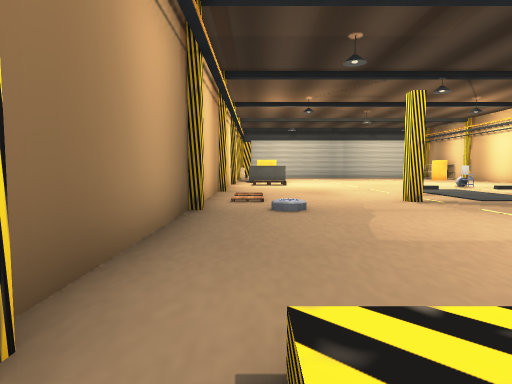
View 1 (above)

13 first-person views from a walk through a scene from a Unity 3-D project. The camera is 1.5 m above the floor, tilts 4° down and sees 75° across. The floor is counted in squares, 2 m on a side. Each view is taken from the middle of a square. On the plan, view 1 faces up. The plan holds only what a view shows up to about 11 squares ahead; the rest is blank. The place goes on beyond the plan. The player character is not drawn. Some surface patterns are stand-ins.

View 2
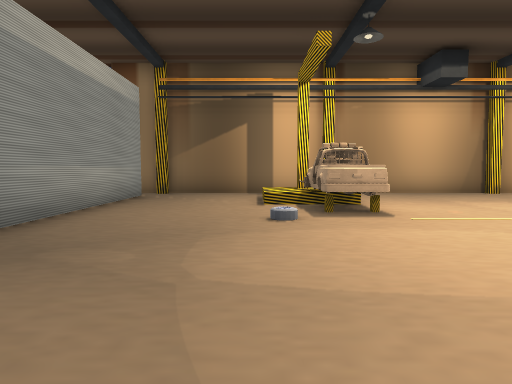

View 3
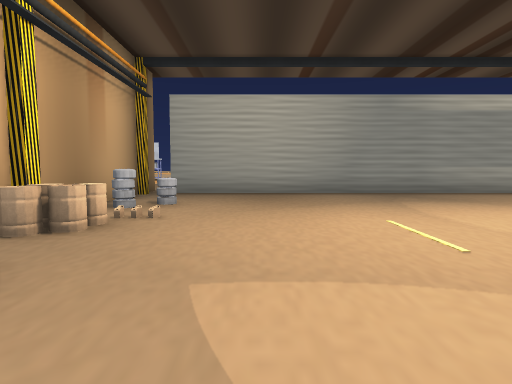

View 4
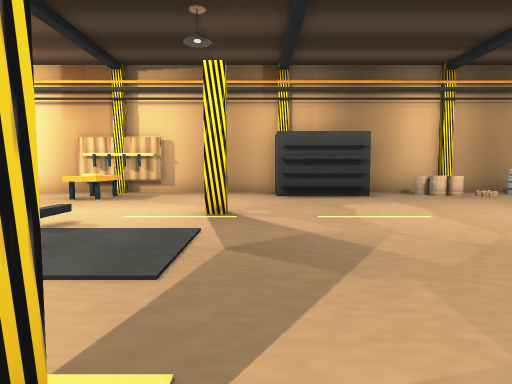

View 5
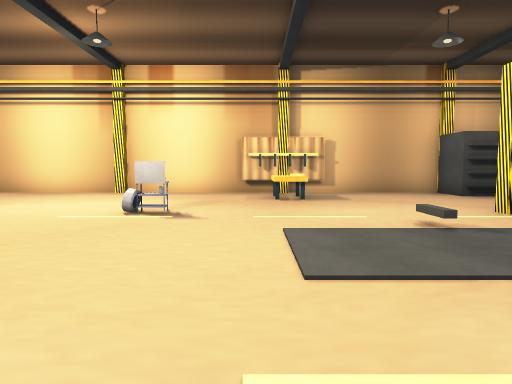

View 6
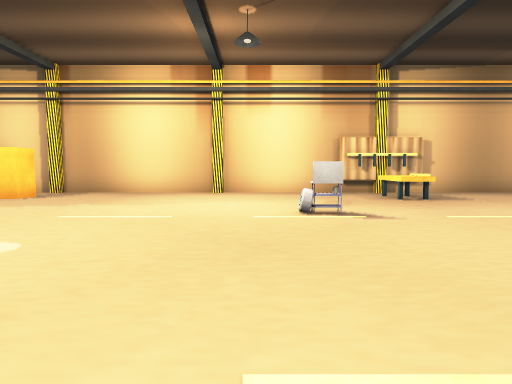

View 7
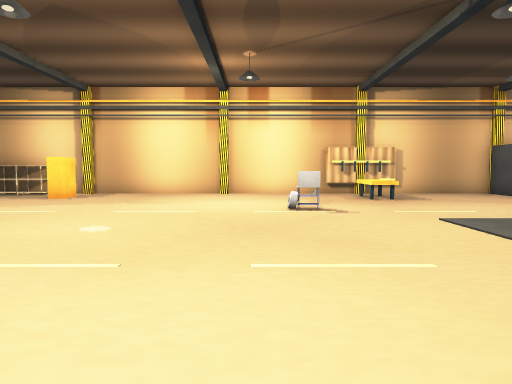

View 8
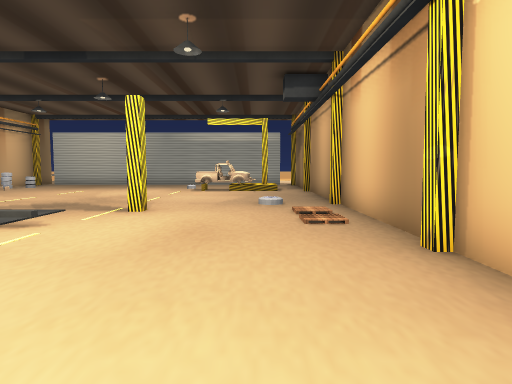

View 9
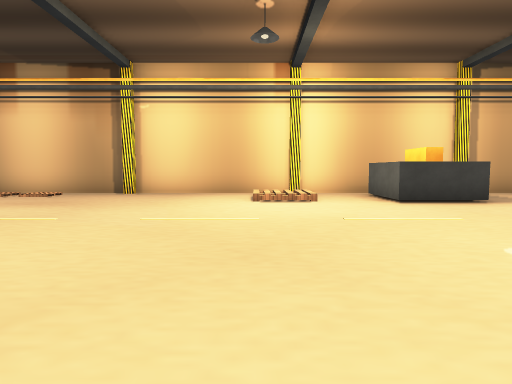

View 10
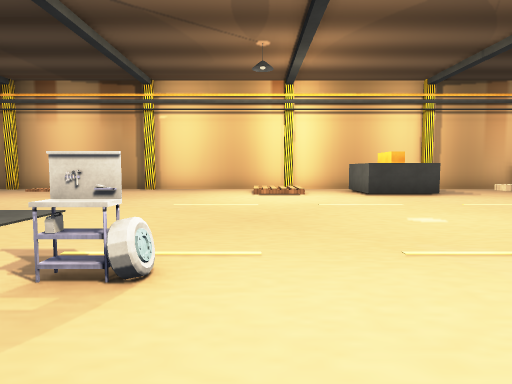

View 11
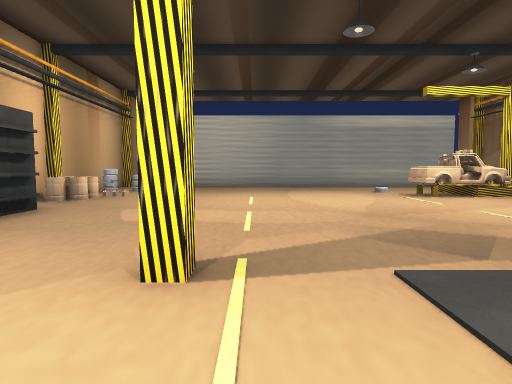

View 12
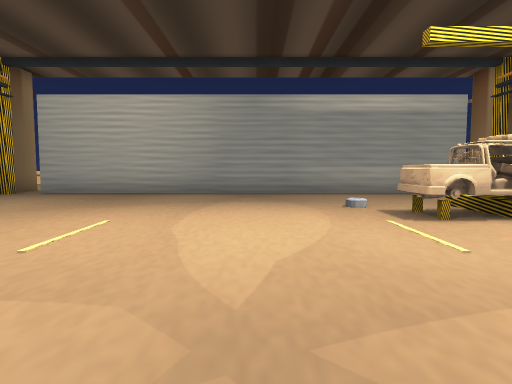

View 13
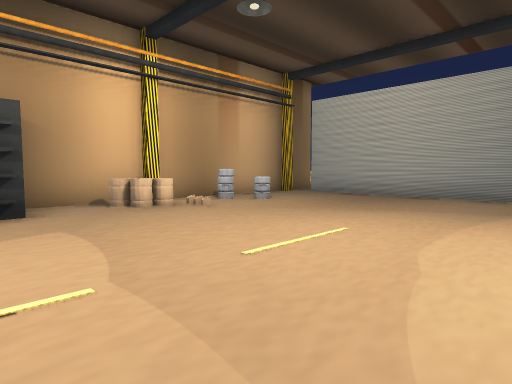

### Floor plan
Key: @ floor where view 1 was taken; # wall or solid block; x gap in a wall; . floor; / step, stairs or slope; ^ raised ledge; O other object.
Columns run from 2 left of view 1 to 14 right of it. Each row starts with its distance up from view 1.
 21    ...     ...O.#
 20    #.... .......#
 19    #............#
 18  ###............#
 17  #..............#
 16  # /............#
 15  #//............#
 14  ..........O....#
 13  #..............#
 12  #..............#
 11  #...........^^x#
 10  #..............#
  9  #/.............#
  8  #/...#....#....#
  7  #..............#
  6  #............###
  5 ##............##
  4 #.............##
  3 #.............. #
  2 ##............OO#
  1  #//OO..........#
  0  #@OOO.........O#
 -1  #///.........O.#
 -2  #..............#
 -3  #..............#
 -4  ##############.#
 -5  #             .#

Where each view was taken, in squares from view 1:
view 1: 0 up, 0 right, facing up
view 2: 1 down, 9 right, facing left
view 3: 6 up, 10 right, facing down
view 4: 7 up, 3 right, facing right
view 5: 12 up, 3 right, facing right
view 6: 15 up, 3 right, facing right
view 7: 15 up, 1 right, facing right
view 8: 15 up, 1 right, facing down
view 9: 15 up, 9 right, facing left
view 10: 15 up, 11 right, facing left
view 11: 10 up, 8 right, facing down
view 12: 6 up, 6 right, facing down
view 13: 5 up, 6 right, facing down-right
